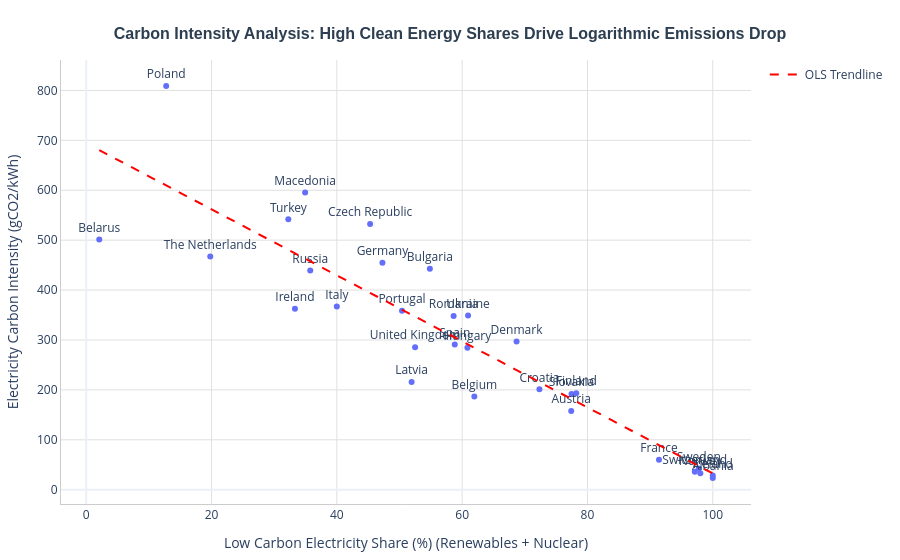

Notebook code for this chart:
### Markdown cell above
---  
## Question 6: Carbon Intensity of Electricity vs. Low-Carbon Share
*   **Analytical Context:** How does a country's share of low-carbon electricity (renewables + nuclear) relate to its final electricity carbon intensity, and is the relationship linear or logarithmic?
*   **Design Intent:** Plot low-carbon share against gCO2/kWh with a manual trendline calculated via numpy to eliminate external dependencies.

### Code cell
df_q6 = df[df['Year'] == 2018].dropna(subset=['Low_carbonShare', 'carbon_intensity_elec'])

# Extract coordinates for manual trendline calculation
x_vals = df_q6['Low_carbonShare'].values
y_vals = df_q6['carbon_intensity_elec'].values
idx = np.isfinite(x_vals) & np.isfinite(y_vals)

if len(x_vals[idx]) > 1:
    coef = np.polyfit(x_vals[idx], y_vals[idx], 1)
    poly_fn = np.poly1d(coef)
    x_range = np.linspace(x_vals[idx].min(), x_vals[idx].max(), 100)
    y_range = poly_fn(x_range)
else:
    x_range, y_range = [], []

fig_q6 = px.scatter(
    df_q6,
    x='Low_carbonShare',
    y='carbon_intensity_elec',
    text='Country'
)

# Add the manual trendline trace
if len(x_range) > 0:
    fig_q6.add_trace(go.Scatter(
        x=x_range,
        y=y_range,
        mode='lines',
        name='OLS Trendline',
        line=dict(color='red', dash='dash')
    ))

fig_q6 = apply_layout_styling(
    fig_q6,
    "<b>Carbon Intensity Analysis: High Clean Energy Shares Drive Logarithmic Emissions Drop</b>",
    "Low Carbon Electricity Share (%) (Renewables + Nuclear)",
    "Electricity Carbon Intensity (gCO2/kWh)"
)
fig_q6.update_traces(textposition='top center', selector=dict(type='scatter'))
fig_q6.show()

### Figure 1 — Plotly figure (JSON) as saved in the notebook; plotly's stock layout.template omitted (floating-point values rounded to 4 significant figures)
{"data": [{"hovertemplate": "Low_carbonShare=%{x}<br>carbon_intensity_elec=%{y}<br>Country=%{text}<extra></extra>", "legendgroup": "", "marker": {"color": "#636efa", "symbol": "circle"}, "mode": "markers+text", "name": "", "orientation": "v", "showlegend": false, "text": ["Albania", "Austria", "Belarus", "Belgium", "Bulgaria", "Croatia", "Czech Republic", "Denmark", "Finland", "France", "Germany", "Hungary", "Iceland", "Ireland", "Italy", "Latvia", "Macedonia", "Norway", "Poland", "Portugal", "Romania", "Russia", "Slovakia", "Spain", "Sweden", "Switzerland", "The Netherlands", "Turkey", "Ukraine", "United Kingdom"], "textposition": "top center", "type": "scatter", "x": [100.0, 77.41, 2.077, 61.95, 54.85, 72.34, 45.31, 68.69, 78.21, 91.42, 47.28, 60.84, 100.0, 33.31, 40.0, 51.93, 34.94, 98.02, 12.76, 50.4, 58.64, 35.75, 77.46, 58.82, 97.76, 97.13, 19.8, 32.26, 60.95, 52.49], "xaxis": "x", "y": [23.39, 157.9, 501.1, 186.9, 442.7, 201.2, 532.6, 296.9, 193.4, 59.92, 454.6, 284.6, 28.44, 362.4, 366.9, 215.8, 595.4, 33.1, 809.0, 358.7, 348.1, 439.3, 191.7, 290.9, 42.73, 36.05, 467.1, 541.8, 349.3, 285.6], "yaxis": "y"}, {"line": {"color": "red", "dash": "dash"}, "mode": "lines", "name": "OLS Trendline", "textposition": "top center", "type": "scatter", "x": [2.077, 3.067, 4.056, 5.045, 6.034, 7.023, 8.012, 9.001, 9.99, 10.98, 11.97, 12.96, 13.95, 14.94, 15.93, 16.91, 17.9, 18.89, 19.88, 20.87, 21.86, 22.85, 23.84, 24.83, 25.82, 26.81, 27.79, 28.78, 29.77, 30.76, 31.75, 32.74, 33.73, 34.72, 35.71, 36.7, 37.69, 38.67, 39.66, 40.65, 41.64, 42.63, 43.62, 44.61, 45.6, 46.59, 47.58, 48.57, 49.56, 50.54, 51.53, 52.52, 53.51, 54.5, 55.49, 56.48, 57.47, 58.46, 59.45, 60.44, 61.42, 62.41, 63.4, 64.39, 65.38, 66.37, 67.36, 68.35, 69.34, 70.33, 71.32, 72.3, 73.29, 74.28, 75.27, 76.26, 77.25, 78.24, 79.23, 80.22, 81.21, 82.2, 83.19, 84.17, 85.16, 86.15, 87.14, 88.13, 89.12, 90.11, 91.1, 92.09, 93.08, 94.07, 95.05, 96.04, 97.03, 98.02, 99.01, 100.0], "y": [680.4, 673.8, 667.3, 660.7, 654.2, 647.7, 641.1, 634.6, 628.0, 621.5, 614.9, 608.4, 601.9, 595.3, 588.8, 582.2, 575.7, 569.2, 562.6, 556.1, 549.5, 543.0, 536.4, 529.9, 523.4, 516.8, 510.3, 503.7, 497.2, 490.6, 484.1, 477.6, 471.0, 464.5, 457.9, 451.4, 444.8, 438.3, 431.8, 425.2, 418.7, 412.1, 405.6, 399.0, 392.5, 386.0, 379.4, 372.9, 366.3, 359.8, 353.3, 346.7, 340.2, 333.6, 327.1, 320.5, 314.0, 307.5, 300.9, 294.4, 287.8, 281.3, 274.7, 268.2, 261.7, 255.1, 248.6, 242.0, 235.5, 228.9, 222.4, 215.9, 209.3, 202.8, 196.2, 189.7, 183.1, 176.6, 170.1, 163.5, 157.0, 150.4, 143.9, 137.4, 130.8, 124.3, 117.7, 111.2, 104.6, 98.1, 91.56, 85.01, 78.47, 71.93, 65.39, 58.84, 52.3, 45.76, 39.22, 32.67]}], "layout": {"hovermode": "closest", "legend": {"tracegroupgap": 0}, "margin": {"b": 40, "l": 40, "r": 40, "t": 60}, "paper_bgcolor": "white", "plot_bgcolor": "white", "title": {"font": {"color": "#2c3e50", "family": "Arial", "size": 16}, "text": "<b>Carbon Intensity Analysis: High Clean Energy Shares Drive Logarithmic Emissions Drop</b>", "x": 0.5, "xanchor": "center", "y": 0.95, "yanchor": "top"}, "xaxis": {"anchor": "y", "domain": [0.0, 1.0], "gridcolor": "#e0e0e0", "linecolor": "#cccccc", "showgrid": true, "showline": true, "title": {"text": "Low Carbon Electricity Share (%) (Renewables + Nuclear)"}}, "yaxis": {"anchor": "x", "domain": [0.0, 1.0], "gridcolor": "#e0e0e0", "linecolor": "#cccccc", "showgrid": true, "showline": true, "title": {"text": "Electricity Carbon Intensity (gCO2/kWh)"}}}}
